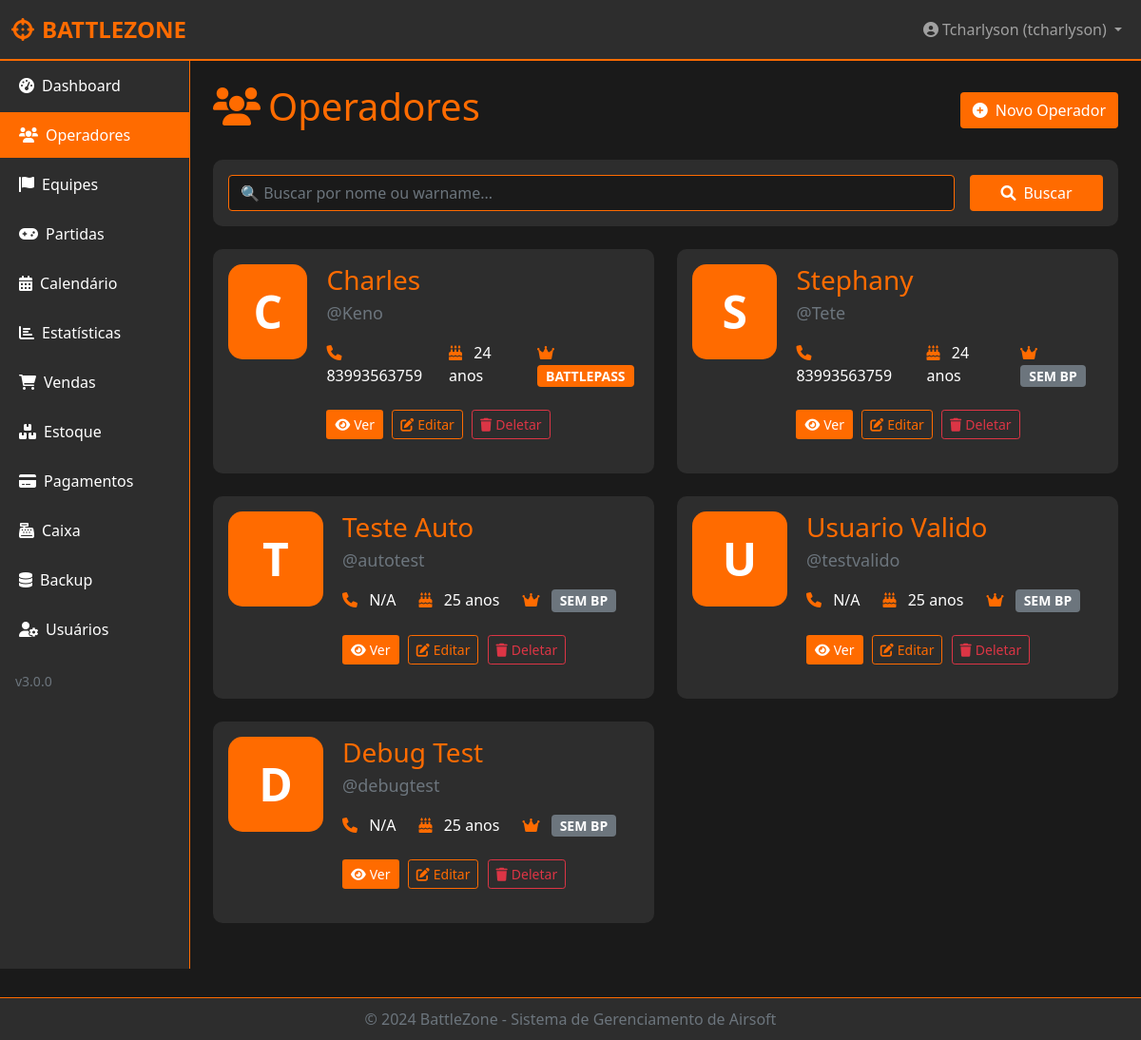
The app's page /operadores (signed in) with its own data.
### backend/models.py (models this page shows, shortened)
class User(UserMixin, db.Model):
    __tablename__ = 'users'
    id = db.Column(db.Integer, primary_key=True)
    username = db.Column(db.String(80), unique=True, nullable=False)
    nome = db.Column(db.String(120), nullable=False)
    email = db.Column(db.String(120), unique=True, nullable=False)
    cpf = db.Column(db.String(14), unique=True, nullable=True)
    telefone = db.Column(db.String(20), nullable=True)
    data_nascimento = db.Column(db.String(10), nullable=True)
    idade = db.Column(db.Integer, nullable=True)
    password_hash = db.Column(db.String(200), nullable=False)
    salt = db.Column(db.String(32), nullable=False)
    nivel = db.Column(db.String(20), nullable=False, default='operador')
    status = db.Column(db.String(20), default='pendente')
    tentativas = db.Column(db.Integer, default=0)
    session_token = db.Column(db.String(100), unique=True, nullable=True)
    last_activity = db.Column(db.DateTime, default=datetime.utcnow)
    created_at = db.Column(db.DateTime, default=datetime.utcnow)
    approved_at = db.Column(db.DateTime, nullable=True)
    approved_by = db.Column(db.String(80), nullable=True)
    last_login = db.Column(db.DateTime, nullable=True)
    partidas_criadas = db.relationship('Partida', back_populates='criador', lazy=True, foreign_keys='Partida.created_by')
    operador_id = db.Column(db.Integer, db.ForeignKey('operadores.id'), nullable=True)
    operador = db.relationship('Operador', backref='usuario', uselist=False)
    two_factor_enabled = db.Column(db.Boolean, default=False)
    two_factor_secret = db.Column(db.String(32), nullable=True)  # Segredo TOTP em base32
    backup_codes = db.Column(db.Text, nullable=True)  # JSON com códigos de backup
    two_factor_verified_at = db.Column(db.DateTime, nullable=True)
    password_reset_token = db.Column(db.String(100), unique=True, nullable=True)
    password_reset_expires = db.Column(db.DateTime, nullable=True)
    terms_accepted = db.Column(db.Boolean, default=False)
    terms_accepted_date = db.Column(db.DateTime, nullable=True)
    def tem_permissao(self, recurso):
        if self.nivel == 'admin':
            return True

class Operador(db.Model):
    __tablename__ = 'operadores'
    id = db.Column(db.Integer, primary_key=True)
    old_id = db.Column(db.String(50), unique=True, nullable=True)
    nome = db.Column(db.String(120), nullable=False, unique=True)
    warname = db.Column(db.String(80), unique=True, nullable=False)
    cpf = db.Column(db.String(20), unique=True, nullable=True)
    email = db.Column(db.String(120), nullable=True)
    telefone = db.Column(db.String(20), nullable=True)
    data_nascimento = db.Column(db.String(20), nullable=True)
    idade = db.Column(db.String(10), nullable=True)
    battlepass = db.Column(db.String(10), default='NAO')
    created_at = db.Column(db.DateTime, default=datetime.utcnow)
    updated_at = db.Column(db.DateTime, default=datetime.utcnow, onupdate=datetime.utcnow)
    total_kills = db.Column(db.Integer, default=0)
    total_deaths = db.Column(db.Integer, default=0)
    total_vitorias = db.Column(db.Integer, default=0)
    total_derrotas = db.Column(db.Integer, default=0)
    total_mvps = db.Column(db.Integer, default=0)
    total_capturas = db.Column(db.Integer, default=0)
    total_plantas_bomba = db.Column(db.Integer, default=0)
    total_desarmes_bomba = db.Column(db.Integer, default=0)
    total_refens = db.Column(db.Integer, default=0)
    total_cacos = db.Column(db.Integer, default=0)
    total_partidas = db.Column(db.Integer, default=0)
    membro_equipes = db.relationship('Equipe', secondary='equipe_membros', back_populates='membros')
    partidas = db.relationship('PartidaParticipante', back_populates='operador', foreign_keys='PartidaParticipante.operador_id')

### app.py (the view)
@app.route('/operadores')
@login_required
@requer_permissao('operadores')
@operador_session_required
def listar_operadores():
    search = request.args.get('search', '')
    if search:
        operadores = Operador.query.filter(
            (Operador.nome.ilike(f'%{search}%')) |
            (Operador.warname.ilike(f'%{search}%'))
        ).all()
    else:
        operadores = Operador.query.all()
    print(f"📋 Listando {len(operadores)} operadores")  # DEBUG
    return render_template('operadores/listar.html', operadores=operadores, search=search)

### frontend/templates/operadores/listar.html (shortened to what this page needs)
{% extends "base.html" %}
{% block content %}
<div class="d-flex justify-content-between align-items-center mb-4">
    <h1 class="text-laranja"><i class="fas fa-users me-2"></i>Operadores</h1>
    <a href="{{ url_for('novo_operador') }}" class="btn" style="background-color: #FF6B00; color: white;">
        <i class="fas fa-plus-circle me-2"></i>Novo Operador
    </a>
</div>
<div class="card mb-4">
    <div class="card-body">
        <form method="GET" class="row g-3">
            <div class="col-md-10">
                <input type="text" name="search" class="form-control" placeholder="🔍 Buscar por nome ou warname..." value="{{ search }}">
            </div>
            <div class="col-md-2">
                <button type="submit" class="btn w-100" style="background-color: #FF6B00; color: white;">
                    <i class="fas fa-search me-2"></i>Buscar
                </button>
            </div>
        </form>
    </div>
</div>
{% if operadores %}
    <div class="row">
        {% for operador in operadores %}
        <div class="col-md-6 mb-4">
            <div class="card h-100">
                <div class="card-body">
                    <div class="d-flex">
                        <div style="background-color: #FF6B00; width: 100px; height: 100px; border-radius: 15px; display: flex; align-items: center; justify-content: center; margin-right: 20px;">
                            <span style="font-size: 48px; font-weight: bold; color: white;">
                                {{ operador.nome[0]|upper }}
                            </span>
                        </div>
                        <div class="flex-grow-1">
                            <h3 class="mb-1" style="color: #FF6B00; font-size: 28px;">{{ operador.nome }}</h3>
                            <p class="text-muted mb-3" style="font-size: 18px;">@{{ operador.warname }}</p>
                            <div class="d-flex justify-content-start gap-4 mt-3">
                                <div>
                                    <i class="fas fa-phone me-2" style="color: #FF6B00;"></i>
                                    <span>{{ operador.telefone or 'N/A' }}</span>
                                </div>
                                <div>
                                    <i class="fas fa-birthday-cake me-2" style="color: #FF6B00;"></i>
                                    <span>{{ operador.idade or 'N/A' }} anos</span>
                                </div>
                                <div>
                                    <i class="fas fa-crown me-2" style="color: #FF6B00;"></i>
                                    {% if operador.battlepass == 'SIM' %}
                                        <span class="badge" style="background-color: #FF6B00; color: white; font-size: 14px;">BATTLEPASS</span>
                                    {% else %}
                                        <span class="badge bg-secondary" style="font-size: 14px;">SEM BP</span>
                                    {% endif %}
                                </div>
                            </div>
                            <div class="mt-4">
                                <a href="{{ url_for('ver_operador', id=operador.id) }}" class="btn btn-sm" style="background-color: #FF6B00; color: white; margin-right: 5px;">
                                    <i class="fas fa-eye me-1"></i>Ver
                                </a>
                                <a href="{{ url_for('editar_operador', id=operador.id) }}" class="btn btn-sm btn-outline-laranja" style="border: 1px solid #FF6B00; color: #FF6B00; margin-right: 5px;">
                                    <i class="fas fa-edit me-1"></i>Editar
                                </a>
                                <button onclick="deletarOperador({{ operador.id }}, '{{ operador.nome }}')" class="btn btn-sm btn-outline-danger">
                                    <i class="fas fa-trash me-1"></i>Deletar
                                </button>
                            </div>
                        </div>
                    </div>
                </div>
            </div>
        </div>
        {% endfor %}
    </div>
{% endif %}
{% endblock %}

### frontend/templates/base.html (shortened to what this page needs)
<!DOCTYPE html>
<html lang="pt-BR">
<head>
    <link href="https://cdn.jsdelivr.net/npm/bootstrap@5.1.3/dist/css/bootstrap.min.css" rel="stylesheet">
    <link rel="stylesheet" href="https://cdnjs.cloudflare.com/ajax/libs/font-awesome/6.0.0/css/all.min.css">
</head>
<body>
    <nav class="navbar navbar-expand-lg navbar-dark">
        <div class="container-fluid">
            {% if current_user.is_authenticated %}
                <a class="navbar-brand" href="{{ url_for('dashboard') }}">
                    <i class="fas fa-crosshairs me-2"></i>BATTLEZONE
                </a>
            {% else %}
                <a class="navbar-brand" href="{{ url_for('index') }}#sobre">
                    <i class="fas fa-crosshairs me-2"></i>BATTLEZONE
                </a>
            {% endif %}
            <div class="collapse navbar-collapse" id="navbarNav">
                <ul class="navbar-nav ms-auto">
                    {% if current_user.is_authenticated %}
                    <li class="nav-item dropdown">
                        <a class="nav-link dropdown-toggle" href="#" id="userDropdown" role="button" data-bs-toggle="dropdown">
                            <i class="fas fa-user-circle me-1"></i>{{ current_user.nome }} ({{ current_user.warname or current_user.username }})
                        </a>
                    </li>
                    {% endif %}
                </ul>
            </div>
        </div>
    </nav>
    <div class="container-fluid">
        <div class="row">
            {% if current_user.is_authenticated %}
            <div class="col-md-2 p-0 sidebar">
                <div class="nav flex-column">
                    <a class="nav-link {% if request.endpoint == 'dashboard' %}active{% endif %}" href="{{ url_for('dashboard') }}">
                        <i class="fas fa-tachometer-alt me-2"></i>Dashboard
                    </a>
                    {% if current_user.tem_permissao('operadores') %}
                    <a class="nav-link {% if request.endpoint in ['listar_operadores', 'novo_operador', 'ver_operador', 'editar_operador'] %}active{% endif %}" href="{{ url_for('listar_operadores') }}">
                        <i class="fas fa-users me-2"></i>Operadores
                    </a>
                    {% endif %}
                    {% if current_user.tem_permissao('equipes') %}
                    <a class="nav-link {% if request.endpoint in ['listar_equipes', 'nova_equipe', 'ver_equipe', 'editar_equipe'] %}active{% endif %}" href="{{ url_for('listar_equipes') }}">
                        <i class="fas fa-flag me-2"></i>Equipes
                    </a>
                    {% endif %}
                    {% if current_user.tem_permissao('partidas') %}
                    <a class="nav-link {% if request.endpoint in ['listar_partidas', 'nova_partida', 'ver_partida'] %}active{% endif %}" href="{{ url_for('listar_partidas') }}">
                        <i class="fas fa-gamepad me-2"></i>Partidas
                    </a>
                    {% endif %}
                    {% if current_user.tem_permissao('calendario') %}
                    <a class="nav-link {% if request.endpoint == 'calendario' %}active{% endif %}" href="{{ url_for('calendario') }}">
                        <i class="fas fa-calendar-alt me-2"></i>Calendário
                    </a>
                    {% endif %}
                    {% if current_user.tem_permissao('estatisticas') %}
                    <a class="nav-link {% if request.endpoint == 'estatisticas' %}active{% endif %}" href="{{ url_for('estatisticas') }}">
                        <i class="fas fa-chart-bar me-2"></i>Estatísticas
                    </a>
                    {% endif %}
                    {% if current_user.tem_permissao('vendas') %}
                    <a class="nav-link {% if request.endpoint in ['listar_vendas', 'nova_venda'] %}active{% endif %}" href="{{ url_for('listar_vendas') }}">
                        <i class="fas fa-shopping-cart me-2"></i>Vendas
                    </a>
                    {% endif %}
                    {% if current_user.tem_permissao('estoque') %}
                    <a class="nav-link {% if request.endpoint in ['listar_estoque', 'novo_item', 'editar_item'] %}active{% endif %}" href="{{ url_for('listar_estoque') }}">
                        <i class="fas fa-boxes me-2"></i>Estoque
                    </a>
                    {% endif %}
                    {% if current_user.nivel in ['admin', 'gerente', 'financeiro'] %}
                    <a class="nav-link {% if request.endpoint in ['pagamentos.listar_pagamentos', 'pagamentos.registrar_pagamento', 'pagamentos.editar_pagamento'] %}active{% endif %}" href="{{ url_for('pagamentos.listar_pagamentos') }}">
                        <i class="fas fa-credit-card me-2"></i>Pagamentos
                    </a>
                    {% endif %}
                    {% if current_user.tem_permissao('caixa') %}
                    <a class="nav-link {% if request.endpoint == 'caixa' %}active{% endif %}" href="{{ url_for('caixa') }}">
                        <i class="fas fa-cash-register me-2"></i>Caixa
                    </a>
                    {% endif %}
                    {% if current_user.nivel in ['admin', 'gerente'] %}
                    <a class="nav-link {% if request.endpoint == 'admin_backups' %}active{% endif %}" href="{{ url_for('admin_backups') }}">
                        <i class="fas fa-database me-2"></i>Backup
                    </a>
                    {% endif %}
                    {% if current_user.nivel in ['admin', 'gerente'] %}
                    <a class="nav-link {% if request.endpoint == 'admin_usuarios' %}active{% endif %}" href="{{ url_for('admin_usuarios') }}">
                        <i class="fas fa-user-cog me-2"></i>Usuários
                    </a>
                    {% endif %}
                </div>
                <div class="mt-auto p-3">
                    <small class="text-muted">v3.0.0</small>
                </div>
            </div>
            {% endif %}
            <div class="{% if current_user.is_authenticated %}col-md-10{% else %}col-md-12{% endif %} p-4">
                {% block content %}{% endblock %}
            </div>
        </div>
    </div>
    {% if current_user.is_authenticated %}
    <footer class="footer">
        <div class="container">
            <span>&copy; 2024 BattleZone - Sistema de Gerenciamento de Airsoft</span>
        </div>
    </footer>
    {% endif %}
</body>
</html>

### records on screen
User: nome "Tcharlyson", username "tcharlyson"
Operador: nome "C", nome "Charles", warname "Keno", telefone "83993563759", idade "24", battlepass "BATTLEPASS"
Operador: nome "S", nome "Stephany", warname "Tete", telefone "83993563759", idade "24", battlepass "SEM BP"
Operador: nome "T", nome "Teste Auto", warname "autotest", telefone "N/A", idade "25", battlepass "SEM BP"
Operador: nome "U", nome "Usuario Valido", warname "testvalido", telefone "N/A", idade "25", battlepass "SEM BP"
Operador: nome "D", nome "Debug Test", warname "debugtest", telefone "N/A", idade "25", battlepass "SEM BP"
